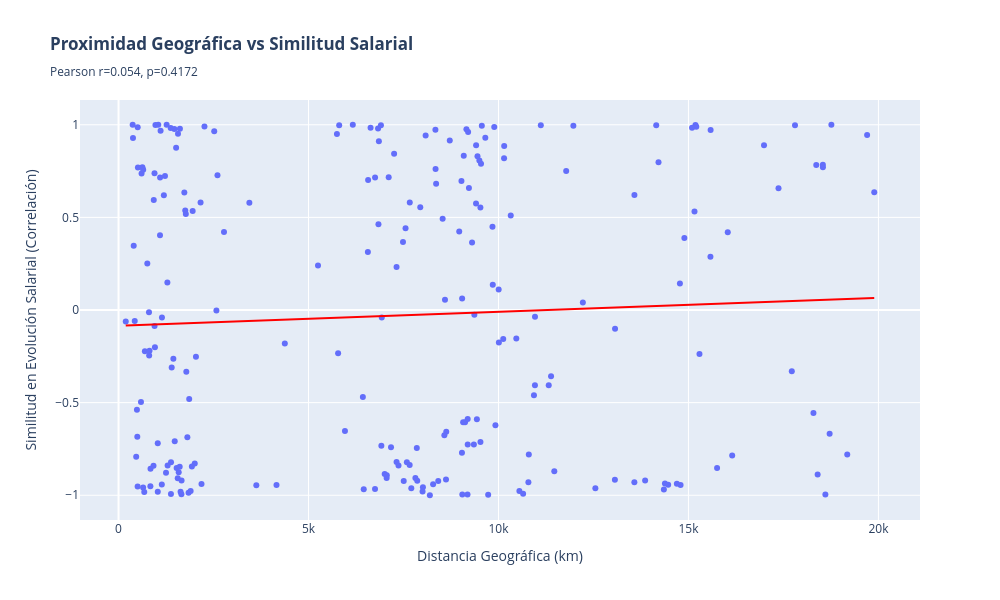

Write notebook code for a chart like this one.
### Markdown cell above
### PROXIMIDAD GEOGRÁFICA vs SIMILITUD SALARIAL

### Code cell
print("\n" + "="*80)
print("3.3.3 PROXIMIDAD GEOGRÁFICA vs SIMILITUD EN EVOLUCIÓN SALARIAL")
print("="*80)

# Preparar datos por país
country_summary = df_valid.groupby('employee_country_name').agg({
    'employee_latitude': 'first',
    'employee_longitude': 'first',
    'salary_in_usd': 'mean'
}).reset_index()

country_summary.columns = ['country', 'lat', 'lon', 'mean_salary']

# Calcular matriz de distancias geográficas (haversine)
from math import radians, cos, sin, asin, sqrt

def haversine(lon1, lat1, lon2, lat2):
    """Calcular distancia en km entre dos puntos"""
    lon1, lat1, lon2, lat2 = map(radians, [lon1, lat1, lon2, lat2])
    dlon = lon2 - lon1
    dlat = lat2 - lat1
    a = sin(dlat/2)**2 + cos(lat1) * cos(lat2) * sin(dlon/2)**2
    c = 2 * asin(sqrt(a))
    km = 6371 * c
    return km

# Crear matriz de distancias
n_countries = len(country_summary)
geo_distance_matrix = np.zeros((n_countries, n_countries))

for i in range(n_countries):
    for j in range(n_countries):
        if i != j:
            geo_distance_matrix[i, j] = haversine(
                country_summary.iloc[i]['lon'], country_summary.iloc[i]['lat'],
                country_summary.iloc[j]['lon'], country_summary.iloc[j]['lat']
            )

geo_distance_df = pd.DataFrame(
    geo_distance_matrix,
    index=country_summary['country'],
    columns=country_summary['country']
)

# Calcular similitud en evolución salarial
# Usar series temporales de países comunes
common_countries = list(set(country_summary['country']) & set(valid_countries_ts))
print(f"\n✓ Países con datos geográficos y temporales: {len(common_countries)}")

# Matriz de similitud salarial (correlación de series temporales)
salary_similarity_matrix = pivot_returns_valid[common_countries].corr()

# Extraer distancias geográficas para países comunes
geo_distance_common = geo_distance_df.loc[common_countries, common_countries]

# Crear pares para análisis
pairs_data = []
for i, country1 in enumerate(common_countries):
    for j, country2 in enumerate(common_countries):
        if i < j:  # Evitar duplicados
            pairs_data.append({
                'country1': country1,
                'country2': country2,
                'geo_distance': geo_distance_common.loc[country1, country2],
                'salary_similarity': salary_similarity_matrix.loc[country1, country2]
            })

pairs_df = pd.DataFrame(pairs_data)
pairs_df = pairs_df[pairs_df['geo_distance'] > 0]  # Filtrar país consigo mismo

# Calcular correlación: ¿Menor distancia → Mayor similitud?
corr_geo_salary = stats.pearsonr(pairs_df['geo_distance'], pairs_df['salary_similarity'])

print(f"\n📊 Correlación: Distancia Geográfica vs Similitud Salarial")
print(f"   Pearson r = {corr_geo_salary[0]:.3f}")
print(f"   p-value = {corr_geo_salary[1]:.4f}")
print(f"   Interpretación: {'✅ La proximidad geográfica SÍ predice similitud salarial' if corr_geo_salary[1] < 0.05 and corr_geo_salary[0] < 0 else '❌ No hay relación significativa'}")

# VISUALIZACIÓN: Scatter proximidad vs similitud
fig_proximity = px.scatter(
    pairs_df,
    x='geo_distance',
    y='salary_similarity',
    hover_data=['country1', 'country2'],
    labels={
        'geo_distance': 'Distancia Geográfica (km)',
        'salary_similarity': 'Similitud en Evolución Salarial (Correlación)'
    },
    title=f'<b>Proximidad Geográfica vs Similitud Salarial</b><br>' +
          f'<sub>Pearson r={corr_geo_salary[0]:.3f}, p={corr_geo_salary[1]:.4f}</sub>',
    trendline='ols',
    trendline_color_override='red'
)

fig_proximity.update_layout(height=600, width=1000)
fig_proximity.show()

print("\n✓ Scatter de proximidad geográfica generado")

# VISUALIZACIÓN ADICIONAL: Network de países similares
print("\n📊 Identificando clusters geográfico-salariales...")

# Encontrar pares con alta similitud salarial (>0.6)
similar_pairs = pairs_df[pairs_df['salary_similarity'] > 0.6].copy()

print(f"\n✓ Pares de países con alta similitud salarial (>0.6): {len(similar_pairs)}")
print(similar_pairs.nlargest(10, 'salary_similarity')[['country1', 'country2', 'geo_distance', 'salary_similarity']])

# Network graph de similitud
import networkx as nx

G = nx.Graph()
for _, row in similar_pairs.iterrows():
    G.add_edge(row['country1'], row['country2'], weight=row['salary_similarity'])

# Obtener posiciones de países
pos = {country: (row['lon'], row['lat']) 
       for country, row in country_summary[country_summary['country'].isin(common_countries)].set_index('country').iterrows()}

# VISUALIZACIÓN MEJORADA: Network con líneas coloreadas y grosor variable
fig_network = go.Figure()

# Agregar líneas con grosor proporcional a la similitud
edge_colors = []
edge_widths = []
edge_texts = []

for edge in G.edges(data=True):
    if edge[0] in pos and edge[1] in pos:
        x0, y0 = pos[edge[0]]
        x1, y1 = pos[edge[1]]
        weight = edge[2]['weight']
        
        # Color según intensidad de correlación
        if weight > 0.8:
            color = 'rgba(0, 255, 0, 0.7)'  # Verde fuerte
            width = 3
        elif weight > 0.7:
            color = 'rgba(144, 238, 144, 0.6)'  # Verde claro
            width = 2
        else:
            color = 'rgba(255, 215, 0, 0.5)'  # Amarillo
            width = 1
        
        fig_network.add_trace(go.Scattergeo(
            lon=[x0, x1],
            lat=[y0, y1],
            mode='lines',
            line=dict(width=width, color=color),
            hoverinfo='text',
            hovertext=f'{edge[0]} ↔ {edge[1]}<br>Correlación: {weight:.3f}',
            showlegend=False
        ))

# Agregar nodos (países) con tamaño proporcional al número de conexiones
node_degrees = dict(G.degree())
node_sizes = [node_degrees.get(node, 1) * 5 for node in G.nodes() if node in pos]

node_trace = go.Scattergeo(
    lon=[pos[node][0] for node in G.nodes() if node in pos],
    lat=[pos[node][1] for node in G.nodes() if node in pos],
    text=[f"{node}<br>Conexiones: {node_degrees.get(node, 0)}" for node in G.nodes() if node in pos],
    mode='markers+text',
    marker=dict(
        size=node_sizes,
        color='red',
        line=dict(width=2, color='white'),
        sizemode='diameter'
    ),
    textposition='top center',
    textfont=dict(size=9, color='black', family='Arial Black'),
    hoverinfo='text',
    showlegend=False
)

fig_network.add_trace(node_trace)

fig_network.update_geos(
    projection_type="natural earth",
    showland=True,
    landcolor="rgb(243, 243, 243)",
    showcountries=True,
    countrycolor="rgb(200, 200, 200)",
    showocean=True,
    oceancolor="lightblue",
    showlakes=True,
    lakecolor="lightblue"
)

# Agregar leyenda manual
fig_network.add_annotation(
    x=0.02, y=0.98,
    xref='paper', yref='paper',
    text='<b>Grosor de línea:</b><br>' +
         '━━━ Correlación > 0.8<br>' +
         '━━ Correlación 0.7-0.8<br>' +
         '━ Correlación 0.6-0.7',
    showarrow=False,
    bgcolor='white',
    bordercolor='black',
    borderwidth=1,
    font=dict(size=10),
    align='left',
    xanchor='left',
    yanchor='top'
)

fig_network.update_layout(
    title='<b>Red de Similitud Salarial: Países con Evolución Correlacionada (r >0.6)</b><br>' +
          '<sub>Grosor de línea = Fuerza de correlación | Tamaño de nodo = Número de conexiones</sub>',
    height=700,
    width=1200,
    showlegend=False,
    margin=dict(l=0, r=0, t=80, b=0)
)

fig_network.show()

print("\n✓ Network de similitud salarial generado")

# VISUALIZACIÓN ADICIONAL: Heatmap de correlación (más informativo)
print("\n📊 Generando heatmap de correlación mejorado...")

# Usar top 15 países por número de conexiones
top_connected = sorted(node_degrees.items(), key=lambda x: x[1], reverse=True)[:15]
top_connected_countries = [c[0] for c in top_connected]

# Filtrar matriz de similitud
similarity_matrix_filtered = salary_similarity_matrix.loc[
    top_connected_countries, 
    top_connected_countries
]

fig_heatmap_corr = go.Figure(data=go.Heatmap(
    z=similarity_matrix_filtered.values,
    x=similarity_matrix_filtered.columns,
    y=similarity_matrix_filtered.index,
    colorscale='RdYlGn',
    zmid=0,
    zmin=-1,
    zmax=1,
    text=similarity_matrix_filtered.values.round(2),
    texttemplate='%{text}',
    textfont={"size": 9},
    colorbar=dict(title="Correlación<br>Temporal")
))

fig_heatmap_corr.update_layout(
    title='<b>Heatmap: Correlación Temporal entre Países (Top 15 más conectados)</b><br>' +
          '<sub>Verde = Evolución similar | Rojo = Evolución opuesta</sub>',
    xaxis_title='País',
    yaxis_title='País',
    height=800,
    width=900,
    xaxis={'side': 'bottom', 'tickangle': 45},
    yaxis={'side': 'left'}
)

fig_heatmap_corr.show()

print("\n✓ Heatmap de correlación generado")

# Análisis de clusters
print("\n📊 Identificando clusters regionales...")

# Países con más de 3 conexiones = hubs
hubs = [country for country, degree in node_degrees.items() if degree > 3]
print(f"\n🏆 Países HUB (>3 conexiones): {hubs}")

# Bloques regionales detectados
print(f"\n🌍 Bloques regionales detectados:")
components = list(nx.connected_components(G))
for i, component in enumerate(components, 1):
    if len(component) > 2:
        print(f"   Cluster {i} ({len(component)} países): {', '.join(sorted(component))}")

### Figure 1 — Plotly figure (JSON) as saved in the notebook; plotly's stock layout.template omitted (floating-point values rounded to 4 significant figures; data arrays with more than 128 entries replaced by an {"elided": "..."} marker saying what was removed)
{"data": [{"customdata": {"elided": "231x2 str values"}, "hovertemplate": "Distancia Geográfica (km)=%{x}<br>Similitud en Evolución Salarial (Correlación)=%{y}<br>country1=%{customdata[0]}<br>country2=%{customdata[1]}<extra></extra>", "legendgroup": "", "marker": {"color": "#636efa", "symbol": "circle"}, "mode": "markers", "name": "", "orientation": "v", "showlegend": false, "type": "scatter", "x": {"elided": "231 float values"}, "xaxis": "x", "y": {"elided": "231 float values"}, "yaxis": "y"}, {"hovertemplate": "<b>OLS trendline</b><br>salary_similarity = 7.53692e-06 * geo_distance + -0.0850186<br>R<sup>2</sup>=0.002877<br><br>Distancia Geográfica (km)=%{x}<br>Similitud en Evolución Salarial (Correlación)=%{y} <b>(trend)</b><extra></extra>", "legendgroup": "", "line": {"color": "red"}, "marker": {"color": "#636efa", "symbol": "circle"}, "mode": "lines", "name": "", "showlegend": false, "type": "scatter", "x": {"elided": "231 float values"}, "xaxis": "x", "y": {"elided": "231 float values"}, "yaxis": "y"}], "layout": {"height": 600, "legend": {"tracegroupgap": 0}, "title": {"text": "<b>Proximidad Geográfica vs Similitud Salarial</b><br><sub>Pearson r=0.054, p=0.4172</sub>"}, "width": 1000, "xaxis": {"anchor": "y", "domain": [0, 1], "title": {"text": "Distancia Geográfica (km)"}}, "yaxis": {"anchor": "x", "domain": [0, 1], "title": {"text": "Similitud en Evolución Salarial (Correlación)"}}}}
